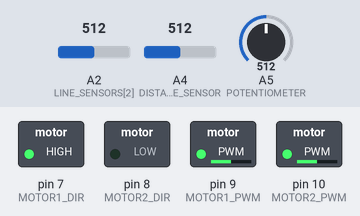
The sketch below on a simulated Arduino Uno, built with avr-gcc and run on an emulated ATmega328P. Shown: switched loads named in the sketch (green lamp = pin HIGH). Dashed ring = blinking. Inputs (shaded band) come from the test bench; at power-on: A4 (DISTANCE_SENSOR) = 512, A5 (POTENTIOMETER) = 512, A2 (LINE_SENSORS[2]) = 512.

Above: at 1.9 s.
2.0 s: A4 (DISTANCE_SENSOR) set to 314
6.2 s: A4 (DISTANCE_SENSOR) set to 286
At 7.8 s:
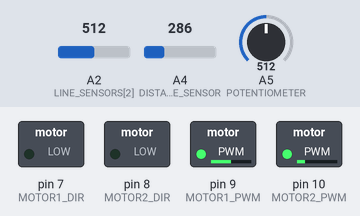
8.1 s: A5 (POTENTIOMETER) set to 716
At 9.3 s:
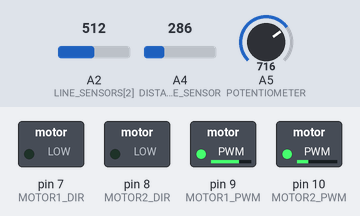
9.6 s: A5 (POTENTIOMETER) set to 900
At 10.7 s:
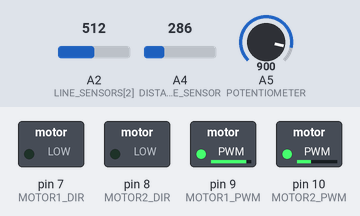
11.1 s: A4 (DISTANCE_SENSOR) set to 306
At 12.6 s:
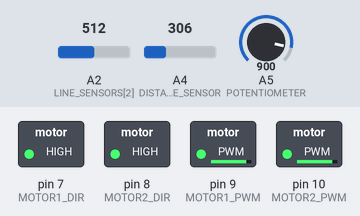
14.6 s: A5 (POTENTIOMETER) set to 122
Timing chart, 0 to 19.6 s (numbered marks = the images above; inputs shaded):
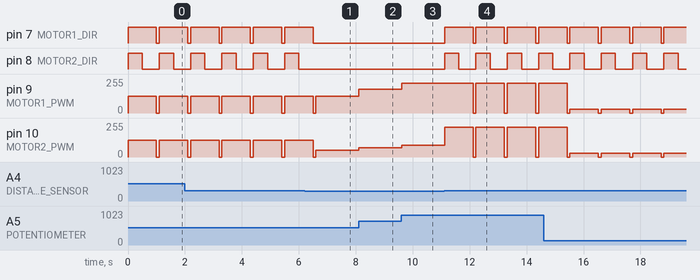

The sketch:

line_follower.ino
```cpp
#include "motor_control.ino"
#include "sensor_readings.ino"

// Main setup function
void setup() {
    Serial.begin(9600);
    setupMotors();
    setupSensors();
}

// Main loop function
void loop() {
    int speed = getMotorSpeed();
    int distance = getDistanceSensor();

    if (distance >= 300) {
        avoidObstacle(speed);
    } else {
        lineTrace(speed);
    }
    delay(100);
}
```

motor_control.ino
```cpp
const int MOTOR1_DIR = 7;
const int MOTOR2_DIR = 8;
const int MOTOR1_PWM = 9;
const int MOTOR2_PWM = 10;

void setupMotors() {
    pinMode(MOTOR1_DIR, OUTPUT);
    pinMode(MOTOR2_DIR, OUTPUT);
    pinMode(MOTOR1_PWM, OUTPUT);
    pinMode(MOTOR2_PWM, OUTPUT);
}

void controlMotors(int speed1, int speed2, bool dir1, bool dir2) {
    digitalWrite(MOTOR1_DIR, dir1);
    digitalWrite(MOTOR2_DIR, dir2);
    analogWrite(MOTOR1_PWM, speed1);
    analogWrite(MOTOR2_PWM, speed2);
}

void avoidObstacle(int speed) {
    controlMotors(speed, speed, HIGH, HIGH);
    delay(500);
    controlMotors(speed, speed, HIGH, LOW);
    delay(500);
    controlMotors(0, 0, LOW, LOW);
}
```

sensor_readings.ino
```cpp
const int LINE_SENSORS[4] = { A0, A1, A2, A3 };
const int DISTANCE_SENSOR = A4;
const int POTENTIOMETER = A5;
const int LINE_THRESHOLD = 500;

void setupSensors() {
    for (int i = 0; i < 4; i++) {
        pinMode(LINE_SENSORS[i], INPUT);
    }
    pinMode(DISTANCE_SENSOR, INPUT);
    pinMode(POTENTIOMETER, INPUT);
}

int getMotorSpeed() {
    return map(analogRead(POTENTIOMETER), 0, 1023, 0, 255);
}

int getDistanceSensor() {
    return analogRead(DISTANCE_SENSOR);
}

void lineTrace(int speed) {
    int leftSpeed = speed;
    int rightSpeed = speed;

    if (analogRead(LINE_SENSORS[2]) > LINE_THRESHOLD || analogRead(LINE_SENSORS[3]) > LINE_THRESHOLD) {
        rightSpeed *= 0.4;
    } else if (analogRead(LINE_SENSORS[0]) > LINE_THRESHOLD || analogRead(LINE_SENSORS[1]) > LINE_THRESHOLD) {
        leftSpeed *= 0.4;
    }

    controlMotors(leftSpeed, rightSpeed, LOW, LOW);
}
```

Measured:
- the behaviour switches between 300 and 299 on A4 (DISTANCE_SENSOR) (found by bisection; images 0 and 1)
- after the input at 6.2 s, pin 7 (MOTOR1_DIR): goes on until 6.5 s, then stays LOW; pin 8 (MOTOR2_DIR): stays LOW (without the input it goes to HIGH after 0.40 s); pin 9 (MOTOR1_PWM): goes on until 6.6 s, then stays 127/255
- after the input at 8.1 s, pin 9 (MOTOR1_PWM): 127/255 → 178/255 at once; pin 10 (MOTOR2_PWM): 50/255 → 71/255 at once
- after the input at 9.6 s, pin 9 (MOTOR1_PWM): 178/255 → 224/255 at once; pin 10 (MOTOR2_PWM): 71/255 → 89/255 at once
- after the input at 11.1 s, pin 7 (MOTOR1_DIR): alternates HIGH for 1.0 s and LOW for 0.10 s, starting at once; pin 8 (MOTOR2_DIR): alternates HIGH for 0.50 s and LOW for 0.60 s, starting at once
- by itself, pin 7 (MOTOR1_DIR): alternates HIGH for 1.0 s and LOW for 0.10 s
- by itself, pin 8 (MOTOR2_DIR): alternates HIGH for 0.50 s and LOW for 0.60 s
- by itself, pin 9 (MOTOR1_PWM), pin 10 (MOTOR2_PWM): alternates 127/255 for 1.0 s and 0/255 for 0.10 s
